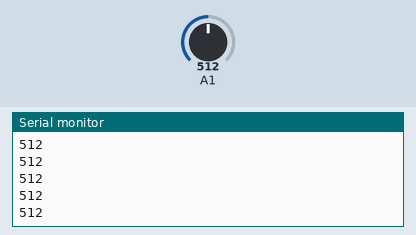
Recording of a sketch running on a simulated Arduino Uno, built with avr-gcc and run on an emulated ATmega328P. Parts: the last lines printed to the serial monitor. The test bench sets the inputs (shaded band); at power-on: A1 = 512.

Above: at 1.2 s.
1.3 s: A1 set to 716
At 1.9 s:
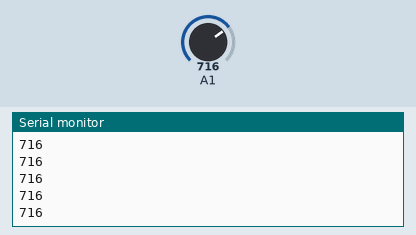
2.8 s: A1 set to 900
At 3.7 s:
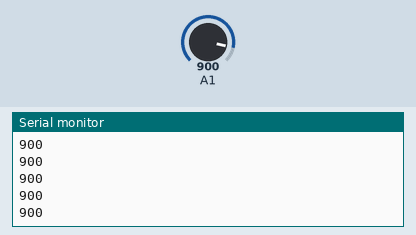
Timing chart, 0 to 5.8 s (numbered marks = the images above; inputs shaded):
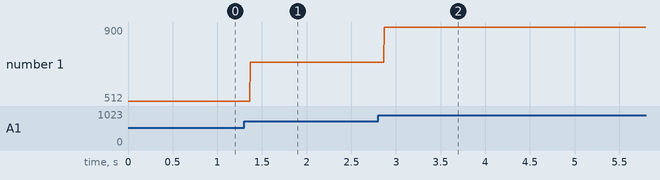

Measured:
- after the input at 1.3 s, the serial monitor: prints a new line after 0.07 s (image 1)
- after the input at 2.8 s, the serial monitor: prints a new line after 0.07 s (image 2)
- plotted number 1: 512 → 716 after the input at 1.3 s, 716 → 900 after the input at 2.8 s

The sketch:

LDR.ino
```cpp
/**
 * Criado por Paçoca Tech
 *
 * Youtube: https://www.youtube.com/channel/UCW6OP5j28zFsnKxpQ2v9CsA
 * Instagram: http://instagram.com/pacocatech
 * Github: http://github.com/pacocatech
 * E-mail: pacocatech@gmail.com
 *
 *
 * Leitura básica do sensor LDR
 */
void setup() {
  //iniciando o monitor serial
  Serial.begin(9600);

  //definindo que iremos utilizar a porta analógica 1 para leitura dos dados do sensor
  pinMode(A1, INPUT);
}

void loop() {

  //efetuamos a leitura do sensor adicionado na porta A1
  int valorSensor = analogRead(A1);

  //Escrevemos o valor do sensor no monitor serial
  Serial.println(valorSensor);

}
```
